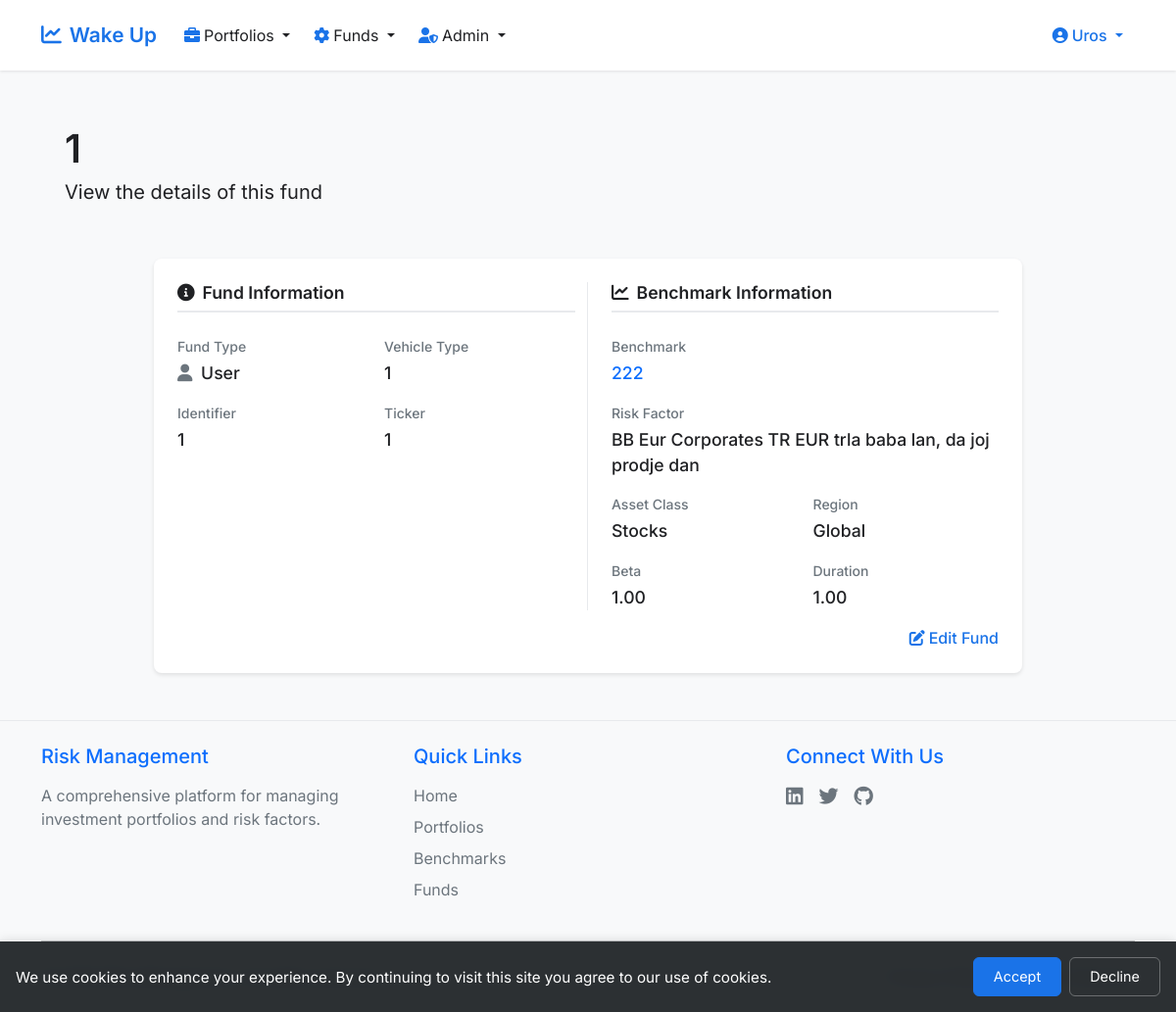
The app's page /view_fund/3 (signed in), older data.
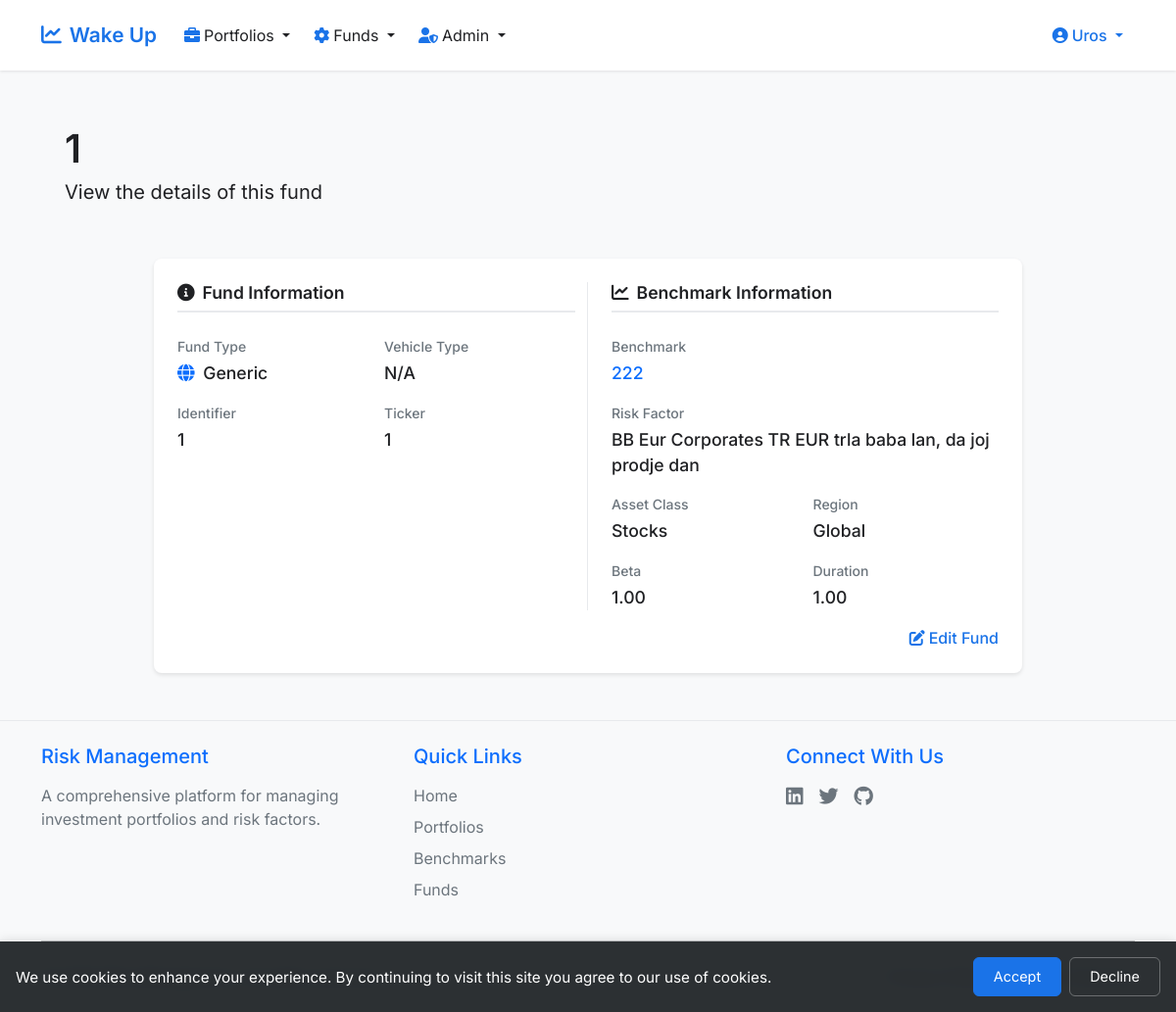
The same page, newer data.
### app.py (models this page shows, shortened)
class Fund(db.Model):
    __tablename__ = 'fund'
    id = db.Column(db.Integer, primary_key=True)
    fund_name = db.Column(db.String(120), nullable=False)
    user_id = db.Column(db.Integer, db.ForeignKey('user.id'), nullable=False)
    benchmark_id = db.Column(db.Integer, db.ForeignKey('benchmark.id'), nullable=False)
    generic_fund = db.Column(db.Integer, nullable=False, default=0)
    identifier = db.Column(db.String(50), nullable=True)
    long_name = db.Column(db.String(200), nullable=True)
    one_word_name = db.Column(db.String(50), nullable=True)
    price = db.Column(db.Float, nullable=True)
    date = db.Column(db.Date, nullable=True)
    ticker = db.Column(db.String(20), nullable=True)
    vehicle = db.Column(db.Integer, nullable=True)
    created_at = db.Column(db.DateTime, nullable=False, default=datetime.utcnow)
    user = db.relationship('User', back_populates='funds', lazy=True)
    benchmark = db.relationship('Benchmark', back_populates='funds', lazy=True)

### app.py (the view)
@app.route('/view_fund/<int:id>')
@login_required
def view_fund(id):
    fund = Fund.query.get_or_404(id)
    if not current_user.is_admin() and fund.user_id != current_user.id and not fund.generic_fund:
        flash('You do not have permission to view this fund', 'error')
        return redirect(url_for('get_funds'))
    return render_template('view_fund.html', fund=fund)

### app.py (called while the page is built)
@app.after_request
def add_security_headers(response):
    response.headers['X-Content-Type-Options'] = 'nosniff'
    response.headers['X-Frame-Options'] = 'SAMEORIGIN'
    response.headers['X-XSS-Protection'] = '1; mode=block'
    response.headers['Strict-Transport-Security'] = 'max-age=31536000; includeSubDomains'
    return response

@login_manager.user_loader
def load_user(user_id):
    return User.query.get(int(user_id))

def login_required(f):
    @wraps(f)
    def decorated_function(*args, **kwargs):
        if not current_user.is_authenticated:
            return redirect(url_for('login'))
        return f(*args, **kwargs)
    return decorated_function

@app.context_processor
def inject_now():
    return {'now': datetime.utcnow()}

    def is_admin(self):
        return self.user_type == 'admin'

### templates/view_fund.html (shortened to what the changed rows need)
{% extends "base.html" %}
{% block content %}
<div class="container-fluid px-4">
    <div class="header-section mb-4">
        <div class="d-flex flex-column">
            <h2 class="main-title">{{ fund.fund_name }}</h2>
            <h4 class="subtitle">View the details of this fund</h4>
        </div>
    </div>
    <div class="row justify-content-center">
        <div class="col-lg-10">
            <div class="card">
                <div class="card-body p-4">
                    <div class="row">
                        <div class="col-md-6 border-end">
                            <div class="row g-3">
                                <div class="col-6">
                                    <div class="info-item">
                                        <span class="info-label">Fund Type</span>
                                        <span class="info-value">
                                            <i class="fas fa-{{ 'globe' if fund.generic_fund else 'user' }} me-1 {{ 'text-primary' if fund.generic_fund else 'text-secondary' }}"></i>
                                            {{ 'Generic' if fund.generic_fund else 'User' }}
                                        </span>
                                    </div>
                                </div>
                                <div class="col-6">
                                    <div class="info-item">
                                        <span class="info-label">Vehicle Type</span>
                                        <span class="info-value">{{ fund.vehicle or 'N/A' }}</span>
                                    </div>
                                </div>
                                <div class="col-6">
                                    <div class="info-item">
                                        <span class="info-label">Identifier</span>
                                        <span class="info-value">{{ fund.identifier or 'N/A' }}</span>
                                    </div>
                                </div>
                                <div class="col-6">
                                    <div class="info-item">
                                        <span class="info-label">Ticker</span>
                                        <span class="info-value">{{ fund.ticker or 'N/A' }}</span>
                                    </div>
                                </div>
                            </div>
                        </div>
                    </div>
                </div>
            </div>
        </div>
    </div>
</div>
{% endblock %}

Row changes from the older to the newer data that the page shows:
changed Fund: generic_fund "User" → "Generic"; vehicle "1" → "N/A"
